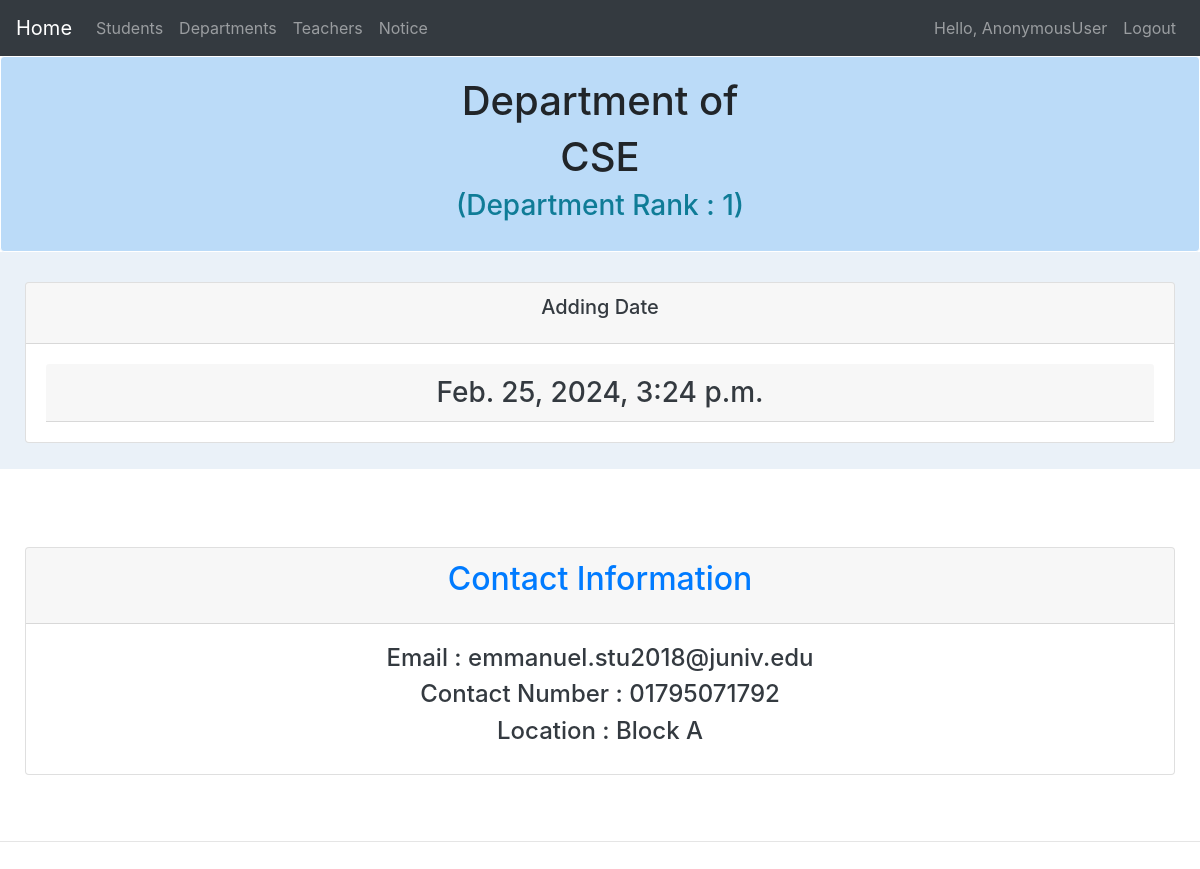
The page /department_info/1/ on the database its author committed.
### base/models.py (models this page shows, shortened)
class Department(models.Model):
    LOCATION = (
        ('Block A', 'Block A'),
        ('Block B', 'Block B'),
        ('Block C', 'Block C'),
        ('Block D', 'Block D'),
        ('Block E', 'Block E'),
    )
    name = models.CharField(max_length=30, null=True, help_text="Enter the department's name.")
    location = models.CharField(max_length=20, null=True, choices=LOCATION, help_text="Select the department's location.")
    rank = models.IntegerField(null=True, blank=True, help_text="Enter the department's rank.")
    phone = models.CharField(max_length=20, null=True, help_text="Enter the department's phone number.")
    email = models.CharField(max_length=30, null=True, help_text="Enter the department's email address.")
    date_created = models.DateTimeField(auto_now_add=True, help_text="The date and time when the department was created.")
    description = models.CharField(max_length=3000, null=True, blank=True, help_text="Enter a description of the department.")

### base/views.py (the view)
# urls.py: path('department_info/<str:pk>/',views.department_info,name="department_info"),
def department_info(request, pk):
    dept = Department.objects.get(id=pk)
    context = {'dept': dept}
    return render(request, 'base/department_info.html', context)

### base/templates/base/department_info.html (shortened to what this page needs)
{% extends 'main.html' %}
{%block content%}
<div class="container-fluid" style="text-align:center;margin:0px;width:100%;padding:0px ">
  <div class="card border border-white" style="background-color: rgb(187, 219, 248);">
    <div class="card-body">
        <h1>Department of</h1>
        <h1>{{dept.name}}</h1>
        <h3 style ="color:rgb(15, 124, 151);">(Department Rank : {{dept.rank}})</h3>
    </div>
  </div>
</div>
<div class="container-fluid" style="text-align:center;margin:0px;width:100%;padding:0px; background-color: rgb(234, 241, 248);">
 <div class="row" style="padding:10px; padding-top:30px;">
      <div class="col">
           <div class="col-md">
                <div class="card text-center text-dark mb-3" id="ESTD">
                      <div class="card-header">
                           <h5 class="card-title">Adding Date</h5>
                      </div>
                      <div class="card-body">
                           <h3 class="card-header">{{dept.date_created}}</h3>
                      </div>
                </div>
           </div>
      </div>
 </div>
</div>
<br>
<br>
<div class="row" style="padding:10px; padding-top:30px;">
      <div class="col">
           <div class="col-md">
                <div class="card text-center text-primary mb-3" id="CI">
                      <div class="card-header">
                           <h2 class="card-title">Contact Information</h2>
                      </div>
                      <div class="card-body">
                           <h4 class="text-dark">Email : {{dept.email}}</h4>
                           <h4 class="text-dark">Contact Number : {{dept.phone}}</h4>
                           <h4 class="text-dark">Location : {{dept.location}}</h4>
                      </div>
                </div>
           </div>
      </div>
    </div>
<br>
<hr>
<br>
{%endblock%}

### rows shown on the page
Department: name "CSE", rank "1", date_created "Feb. 25, 2024, 3:24 p.m.", email "emmanuel.stu2018@juniv.edu", phone "01795071792", location "Block A"

### other values the page prints
{{ request.user }} "AnonymousUser"
